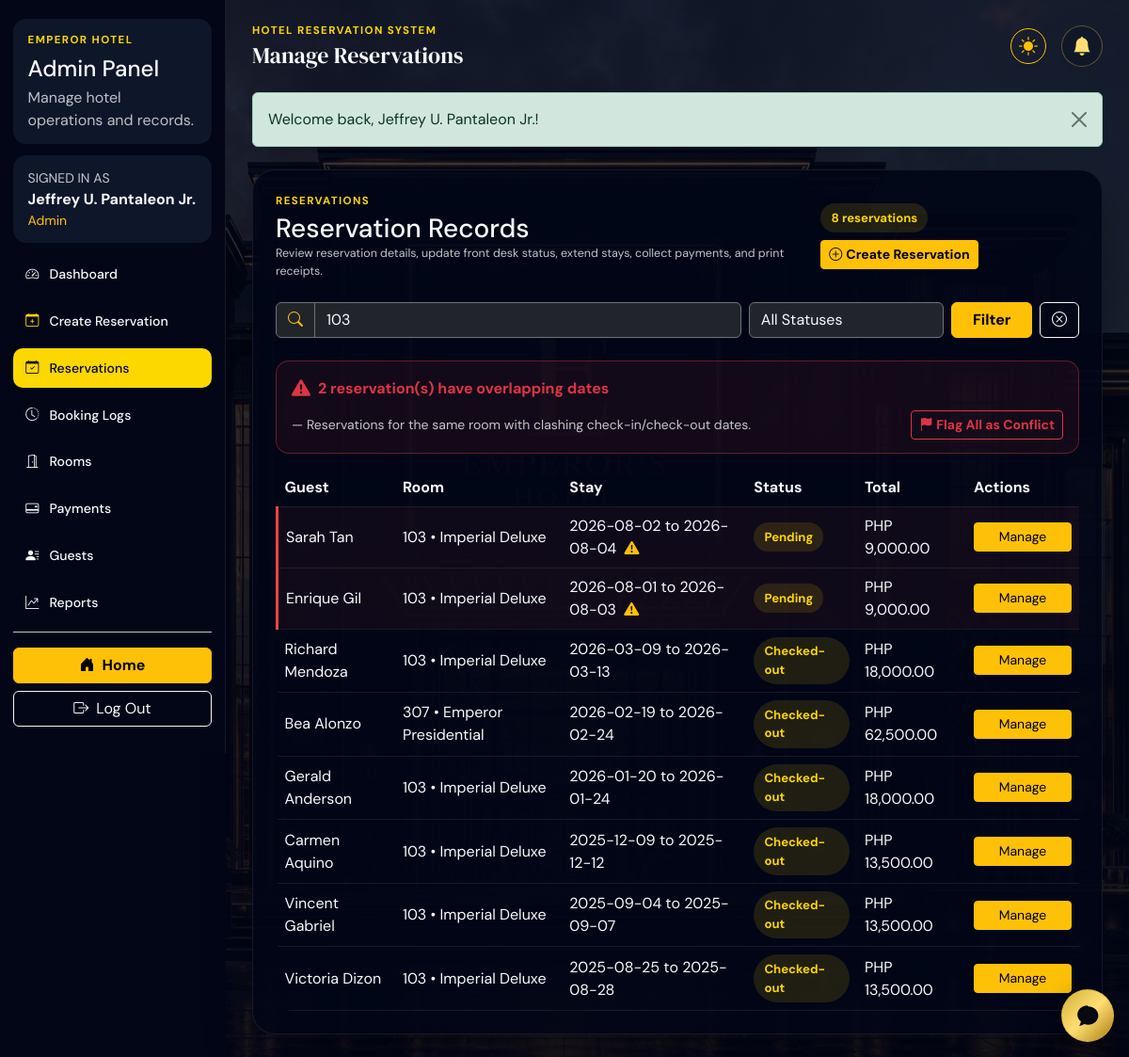
Screenshot of /public/admin/reservations.php?search=103 (signed in) with the database file from the repository.
### tables this page shows
CREATE TABLE IF NOT EXISTS reservations (
    reservation_id INT AUTO_INCREMENT PRIMARY KEY,
    user_id INT NULL,
    guest_id INT NOT NULL,
    room_id INT NOT NULL,
    check_in DATE NOT NULL,
    check_out DATE NOT NULL,
    total_amount DECIMAL(10,2) NOT NULL DEFAULT 0.00,
    status ENUM('Pending', 'Confirmed', 'Checked-in', 'Checked-out', 'Cancelled', 'Conflict') NOT NULL DEFAULT 'Pending',
    created_at TIMESTAMP DEFAULT CURRENT_TIMESTAMP,
    FOREIGN KEY (user_id) REFERENCES users(user_id) ON DELETE SET NULL,
    FOREIGN KEY (guest_id) REFERENCES guests(guest_id) ON DELETE CASCADE,
    FOREIGN KEY (room_id) REFERENCES rooms(room_id) ON DELETE RESTRICT
);

CREATE TABLE IF NOT EXISTS guests (
    guest_id INT AUTO_INCREMENT PRIMARY KEY,
    user_id INT NULL,
    first_name VARCHAR(100) NOT NULL,
    last_name VARCHAR(100) NOT NULL,
    phone VARCHAR(30) DEFAULT NULL,
    email VARCHAR(150) DEFAULT NULL,
    created_at TIMESTAMP DEFAULT CURRENT_TIMESTAMP,
    FOREIGN KEY (user_id) REFERENCES users(user_id) ON DELETE SET NULL
);

CREATE TABLE IF NOT EXISTS rooms (
    room_id INT AUTO_INCREMENT PRIMARY KEY,
    room_number VARCHAR(10) NOT NULL UNIQUE,
    room_type ENUM('Imperial Deluxe', 'Royal Executive', 'Emperor Presidential') NOT NULL,
    floor INT NOT NULL,
    price_per_night DECIMAL(10,2) NOT NULL,
    bed_type VARCHAR(50) DEFAULT 'King Bed',
    max_capacity INT NOT NULL DEFAULT 2,
    view_type VARCHAR(100) DEFAULT 'City View',
    image_url TEXT DEFAULT NULL,
    status ENUM('Available', 'Reserved', 'Occupied', 'Cleaning', 'Maintenance') NOT NULL DEFAULT 'Available',
    created_at TIMESTAMP DEFAULT CURRENT_TIMESTAMP
);

### public/includes/bootstrap.php (called while the page is built, shortened)
<?php
require_once APP_ROOT . '/app/helpers/auth.php';
spl_autoload_register(static function (string $className): void {
    $modelPath = APP_ROOT . '/app/models/' . $className . '.php';
});

### app/models/Reservation.php (called while the page is built, shortened)
<?php
class Reservation
{
    public function searchAndFilter(?string $search = null, ?string $status = null): array
    {
        $sql = "SELECT r.*, g.first_name, g.last_name, g.email AS guest_email, g.phone,
                       rm.room_number, rm.room_type, u.full_name AS user_name
                FROM reservations r
                INNER JOIN guests g ON g.guest_id = r.guest_id
                INNER JOIN rooms rm ON rm.room_id = r.room_id
                LEFT JOIN users u ON u.user_id = r.user_id
                WHERE 1=1";
        $params = [];
        if ($search !== null && trim($search) !== '') {
            $searchTerm = '%' . trim($search) . '%';
            $sql .= " AND (g.first_name LIKE :search
                        OR g.last_name LIKE :search
                        OR CONCAT(g.first_name, ' ', g.last_name) LIKE :search
                        OR g.email LIKE :search
                        OR rm.room_number LIKE :search
                        OR rm.room_type LIKE :search
                        OR CAST(r.reservation_id AS CHAR) LIKE :search)";
            $params['search'] = $searchTerm;
        }
        $sql .= " ORDER BY r.created_at DESC";
        $statement = $this->db->prepare($sql);
        $statement->execute($params);
        return $statement->fetchAll();
    }
    public function getConflictingReservationIds(): array
    {
        $statement = $this->db->query(
            "SELECT DISTINCT r1.reservation_id
             FROM reservations r1
             INNER JOIN reservations r2
                ON r2.room_id = r1.room_id
               AND r2.reservation_id != r1.reservation_id
             WHERE r1.status NOT IN ('Cancelled', 'Checked-out')
               AND r2.status NOT IN ('Cancelled', 'Checked-out')
               AND r1.check_in < r2.check_out
               AND r1.check_out > r2.check_in"
        );
        return array_column($statement->fetchAll(), 'reservation_id');
    }
}

### app/helpers/auth.php (called while the page is built, shortened)
<?php
function e(string|null|int|float $value): string
{
    return htmlspecialchars((string) $value, ENT_QUOTES, 'UTF-8');
}
function formatMoney(float $amount): string
{
    return 'PHP ' . number_format($amount, 2);
}

### public/admin/reservations.php (the view, shortened to what this page needs)
<?php
require_once __DIR__ . '/../includes/bootstrap.php';
require_once __DIR__ . '/../includes/layout.php';
$db = Database::connect();
$reservationModel = new Reservation($db);
$search = trim((string) ($_GET['search'] ?? ''));
$statusFilter = trim((string) ($_GET['status'] ?? ''));
$reservations = $reservationModel->searchAndFilter($search, $statusFilter);
$conflictingIds = $reservationModel->getConflictingReservationIds();
$conflictIdSet = array_flip($conflictingIds);
?>
<section class="panel-card p-4">
    <div class="d-flex flex-column flex-lg-row justify-content-between align-items-lg-center gap-3 mb-4">
        <div>
            <p class="eyebrow mb-1">Reservations</p>
            <h3 class="mb-0">Reservation Records</h3>
            <p class="muted-copy mb-0">Review reservation details, update front desk status, extend stays, collect payments, and print receipts.</p>
        </div>
        <div class="d-flex flex-wrap gap-2 align-items-center">
            <span class="badge-soft"><?php echo e(count($reservations)); ?> reservations</span>
            <a class="btn btn-warning btn-sm fw-semibold" href="create-reservation.php"><i class="bi bi-plus-circle me-1"></i>Create Reservation</a>
        </div>
    </div>
    <form method="get" class="row g-2 mb-4 align-items-center">
        <div class="col-md-6 col-lg-7">
            <div class="input-group">
                <span class="input-group-text bg-dark border-secondary text-warning"><i class="bi bi-search"></i></span>
                <input type="text" name="search" class="form-control bg-dark text-light border-secondary" placeholder="Search by guest name, room #, email, or reservation ID..." value="<?php echo e($search); ?>">
            </div>
        </div>
        <div class="col-md-4 col-lg-3">
            <select name="status" class="form-select bg-dark text-light border-secondary" onchange="this.form.submit()">
                <option value="all" <?php echo $statusFilter === 'all' || $statusFilter === '' ? 'selected' : ''; ?>>All Statuses</option>
            </select>
        </div>
        <div class="col-md-2 col-lg-2 d-flex gap-2">
            <button type="submit" class="btn btn-warning w-100 fw-semibold">Filter</button>
            <?php if ($search !== '' || ($statusFilter !== '' && $statusFilter !== 'all')): ?>
                <a href="reservations.php" class="btn btn-outline-light" title="Reset Filters"><i class="bi bi-x-circle"></i></a>
            <?php endif; ?>
        </div>
    </form>
    <?php if (!empty($conflictingIds)): ?>
        <div class="conflict-alert-banner mb-3">
            <div class="d-flex align-items-center gap-2 flex-wrap">
                <i class="bi bi-exclamation-triangle-fill text-danger fs-5"></i>
                <strong class="text-danger"><?php echo e(count($conflictingIds)); ?> reservation(s) have overlapping dates</strong>
                <span class="text-light-emphasis small">— Reservations for the same room with clashing check-in/check-out dates.</span>
                <form method="post" class="ms-auto">
                    <button class="btn btn-sm btn-outline-danger fw-semibold" type="submit">
                        <i class="bi bi-flag-fill me-1"></i>Flag All as Conflict
                    </button>
                </form>
            </div>
        </div>
    <?php endif; ?>
    <div class="table-responsive">
        <table class="table table-dark-soft align-middle mb-0 booking-records-table">
            <thead>
                <tr>
                    <th>Guest</th>
                    <th>Room</th>
                    <th>Stay</th>
                    <th>Status</th>
                    <th>Total</th>
                    <th class="reservation-actions-column">Actions</th>
                </tr>
            </thead>
            <tbody>
                <?php foreach ($reservations as $reservation): ?>
                    <?php
                        $resId = (int) $reservation['reservation_id'];
                        $isConflicting = isset($conflictIdSet[$resId]);
                        $isConflictStatus = $reservation['status'] === 'Conflict';
                        $rowClass = ($isConflicting || $isConflictStatus) ? 'conflict-row' : '';
                    ?>
                    <tr class="<?php echo $rowClass; ?>">
                        <td><?php echo e($reservation['first_name'] . ' ' . $reservation['last_name']); ?></td>
                        <td><?php echo e($reservation['room_number'] . ' • ' . $reservation['room_type']); ?></td>
                        <td>
                            <?php echo e($reservation['check_in']); ?> to <?php echo e($reservation['check_out']); ?>
                            <?php if ($isConflicting && !$isConflictStatus): ?>
                                <i class="bi bi-exclamation-triangle-fill text-warning ms-1" title="Date overlap detected"></i>
                            <?php endif; ?>
                        </td>
                        <td>
                            <?php if ($isConflictStatus): ?>
                                <span class="badge-conflict"><i class="bi bi-exclamation-triangle-fill me-1"></i><?php echo e($reservation['status']); ?></span>
                            <?php else: ?>
                                <span class="badge-soft"><?php echo e($reservation['status']); ?></span>
                            <?php endif; ?>
                        </td>
                        <td><?php echo e(formatMoney((float) $reservation['total_amount'])); ?></td>
                        <td class="reservation-actions-cell">
                            <button
                                class="btn btn-sm <?php echo $isConflictStatus ? 'btn-danger' : 'btn-warning'; ?> reservation-manage-button"
                                type="button"
                                data-bs-toggle="modal"
                                data-bs-target="#reservationActionsModal<?php echo e($reservation['reservation_id']); ?>"
                            >
                                <?php echo $isConflictStatus ? 'Resolve' : 'Manage'; ?>
                            </button>
                        </td>
                    </tr>
                <?php endforeach; ?>
            </tbody>
        </table>
    </div>
</section>

### public/assets/css/app.css (style rules this page uses)
* { scrollbar-width: thin; scrollbar-color: rgba(253, 215, 0, 0.35) #020617; }
body { margin: 0; color: #f8fafc; background: #020617; font-family: 'DM Sans', sans-serif; }
a { text-decoration: none; }
.content-card, .panel-card { border: 1px solid rgba(248, 250, 252, 0.08); border-radius: 24px; background: rgba(15, 23, 42, 0.92); box-shadow: 0 18px 50px rgba(0, 0, 0, 0.35); }
.eyebrow { color: #fdd700; font-size: 0.72rem; font-weight: 700; letter-spacing: 0.12em; text-transform: uppercase; }
.muted-copy { color: rgba(248, 250, 252, 0.78) !important; font-size: 0.78rem; }
.text-muted, .text-secondary, .text-light-emphasis, .text-muted-emphasis, .small.text-muted, td.text-muted, small.text-muted, div.text-muted, span.text-muted, p.text-muted, td.small.text-muted { color: rgba(248, 250, 252, 0.78) !important; }
.admin-page .content-card, .admin-page .panel-card, .admin-page .stat-tile { background-color: rgba(2, 6, 23, 0.9); }
.table-dark-soft { --bs-table-bg: transparent; --bs-table-color: #f8fafc; --bs-table-border-color: rgba(248, 250, 252, 0.08); }
.form-label, .form-text, .table, .table th, .table td { color: #f8fafc; }
.form-control, .form-select { color: #f8fafc; border-color: rgba(248, 250, 252, 0.12); background: rgba(15, 23, 42, 0.85); }
.form-control::placeholder, textarea::placeholder, input::placeholder { color: rgba(226, 232, 240, 0.65) !important; opacity: 1 !important; }
.input-group-text { color: #f8fafc; border-color: rgba(248, 250, 252, 0.12); background: rgba(15, 23, 42, 0.95); }
.table-responsive { border-radius: 18px; }
.badge-soft { display: inline-flex; padding: 0.35rem 0.7rem; border-radius: 999px; background: rgba(253, 215, 0, 0.12); color: #fdd700; font-size: 0.82rem; font-weight: 700; }

### public/assets/css/admin/reservations.css (style rules this page uses)
.booking-records-table { min-width: 760px; }
.reservation-actions-column, .reservation-actions-cell { width: 7.5rem; min-width: 7.5rem; text-align: left; }
.reservation-manage-button { min-width: 6.5rem; }
.conflict-row { border-left: 3px solid #ef4444 !important; background: rgba(239, 68, 68, 0.06) !important; }
.conflict-alert-banner { padding: 0.85rem 1rem; border: 1px solid rgba(239, 68, 68, 0.35); border-radius: 14px; background: rgba(239, 68, 68, 0.08); }

### rows the page displays
reservations: guest.last_name "Sarah Tan", room.room_type "103 • Imperial Deluxe", check_in "2026-08-02", check_out "2026-08-04", status "Pending", total_amount "PHP 9,000.00", shows "Manage"
reservations: guest.last_name "Enrique Gil", room.room_type "103 • Imperial Deluxe", check_in "2026-08-01", check_out "2026-08-03", status "Pending", total_amount "PHP 9,000.00", shows "Manage"
reservations: guest.last_name "Richard Mendoza", room.room_type "103 • Imperial Deluxe", check_in "2026-03-09", check_out "2026-03-13", status "Checked-out", total_amount "PHP 18,000.00", shows "Manage"
reservations: guest.last_name "Bea Alonzo", room.room_type "307 • Emperor Presidential", check_in "2026-02-19", check_out "2026-02-24", status "Checked-out", total_amount "PHP 62,500.00", shows "Manage"
reservations: guest.last_name "Gerald Anderson", room.room_type "103 • Imperial Deluxe", check_in "2026-01-20", check_out "2026-01-24", status "Checked-out", total_amount "PHP 18,000.00", shows "Manage"
reservations: guest.last_name "Carmen Aquino", room.room_type "103 • Imperial Deluxe", check_in "2025-12-09", check_out "2025-12-12", status "Checked-out", total_amount "PHP 13,500.00", shows "Manage"
reservations: guest.last_name "Vincent Gabriel", room.room_type "103 • Imperial Deluxe", check_in "2025-09-04", check_out "2025-09-07", status "Checked-out", total_amount "PHP 13,500.00", shows "Manage"
reservations: guest.last_name "Victoria Dizon", room.room_type "103 • Imperial Deluxe", check_in "2025-08-25", check_out "2025-08-28", status "Checked-out", total_amount "PHP 13,500.00", shows "Manage"

### other values shown
$user['full_name'] "Jeffrey U. Pantaleon Jr."
$user['role'] "Admin"
$link['label'] "Dashboard"
$link['label'] "Create Reservation"
$link['label'] "Reservations"
$link['label'] "Booking Logs"
$link['label'] "Rooms"
$link['label'] "Payments"
$link['label'] "Guests"
$link['label'] "Reports"
$title "Manage Reservations"
$message['message'] "Welcome back, Jeffrey U. Pantaleon Jr.!"
count($reservations) "8"
count($conflictingIds) "2"
